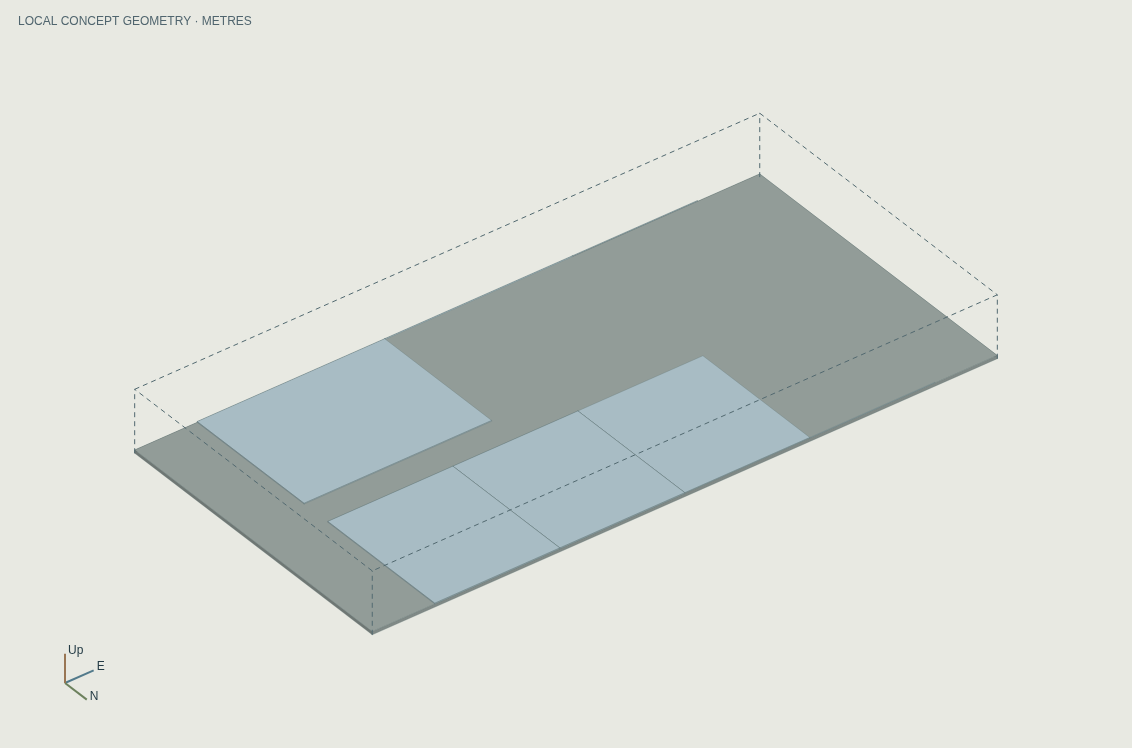
#> input picture geospatial/facilities/qa/spatial-viewer/SH-FAC-FORT-BIG-building.png, 1132 x 748 px; its folder holds only this picture in this run
$ python contact_sheets.py
#> lines starting #> are read from the running program, lines starting #| are printed output that depends on the picture
from pathlib import Path
from PIL import Image, ImageDraw

p = Path(__file__).resolve().parent
for kind, suffix in [("BUILDINGS", "building"), ("SITES", "site")]:
    files = sorted(p.glob(f"*-{suffix}.png"))
    for n in range(0, len(files), 4):
        sheet = Image.new("RGB", (1800, 1400), "#f5f3ec")
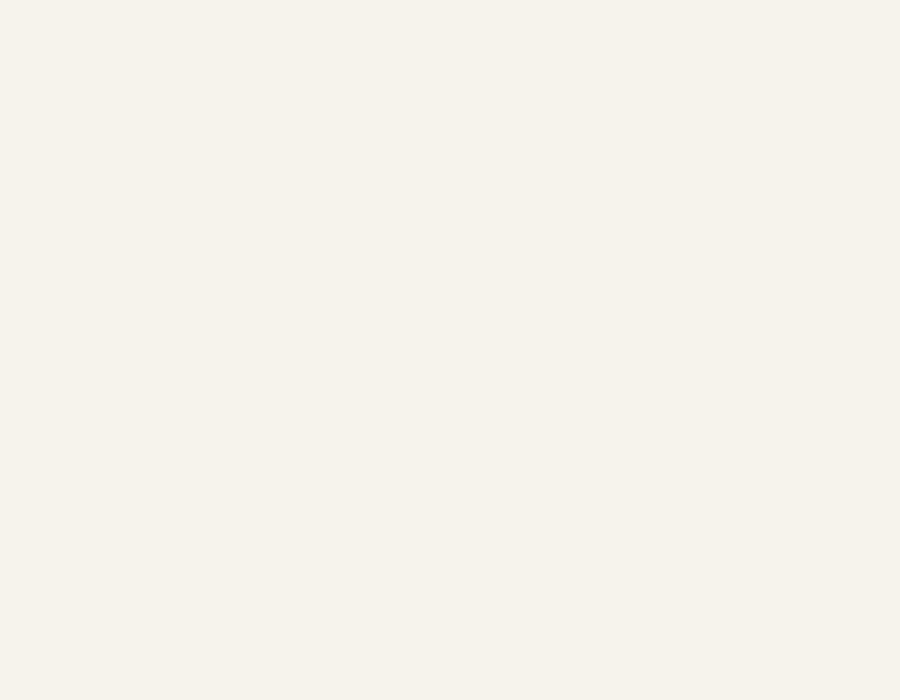
#> sheet: PIL image 1800x1400 RGB (shown at 1/2 size); mean R, G, B 245, 243, 236
        d = ImageDraw.Draw(sheet)
        for j, f in enumerate(files[n : n + 4]):
            im = Image.open(f)
#> im is the input picture: PIL image 1132x748 RGB; mean R, G, B 214.8, 218.7, 213.4
            im.thumbnail((890, 650))
#> im: PIL image 890x588 RGB
            x = (j % 2) * 900
            y = (j // 2) * 700
            d.text((x + 15, y + 8), f.stem, fill="#243b45")
            sheet.paste(im, (x, y + 30))
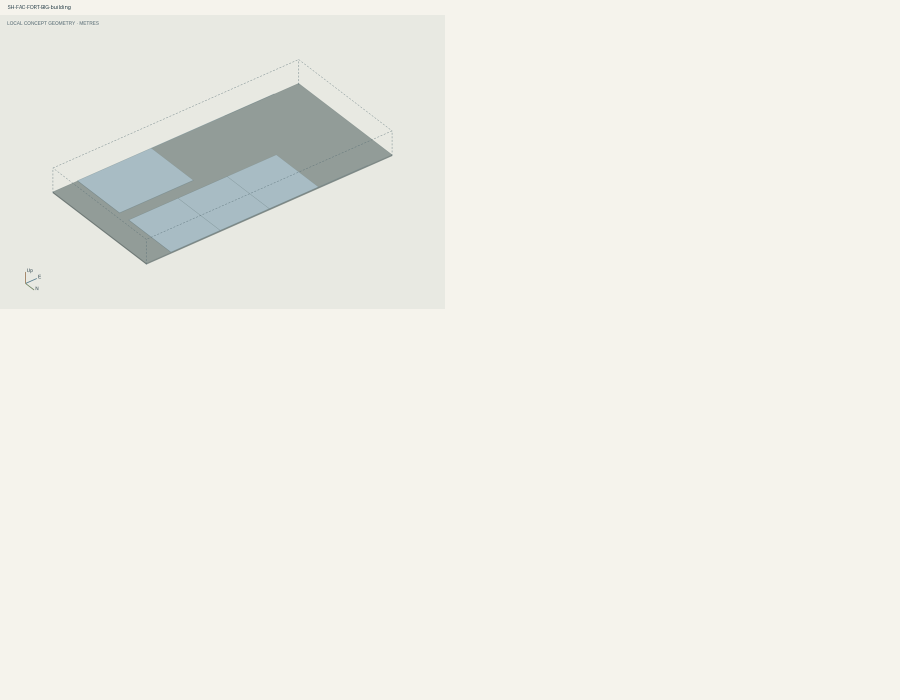
#> sheet: PIL image 1800x1400 RGB (shown at 1/2 size); mean R, G, B 238.7, 237.9, 231.3
        sheet.save(p / f"{kind}_{n // 4 + 1:02}.png")
